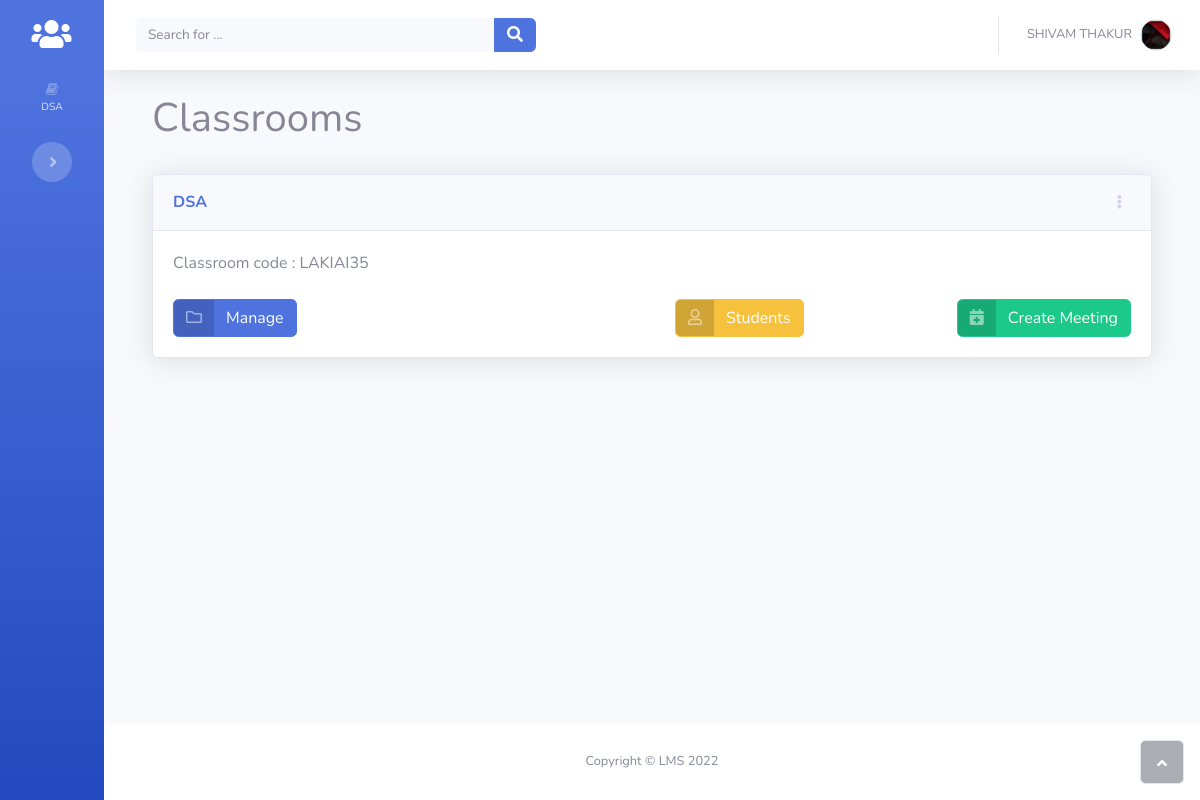
The page /teachers/ (signed in) on the database its author committed.
### accounts/models.py (models this page shows, shortened)
class Classroom(models.Model):
    teacher = models.ForeignKey(
        "Teacher",
        on_delete=models.CASCADE,
        blank=False,
        related_name='classrooms')
    subject = models.CharField(
        _("Subject Name"),
        max_length=50,
        blank=False)
    code = models.SlugField(
        _("Subject Code"),
        max_length=10,
        default=random_string,
        unique=True)
    semester = models.PositiveIntegerField(
        blank=False,
        default=1,
        validators=[
            MaxValueValidator(8),
            MinValueValidator(1)
        ]
    )
    created_timestamp = models.DateTimeField(
        default=timezone.now,
        editable=False)
    class Meta:
        verbose_name = _("Classroom")
        verbose_name_plural = _("Classrooms")

class User(AbstractUser):
    is_student = models.BooleanField('student status', default=False)
    is_teacher = models.BooleanField('teacher status', default=False)

### teachers/views.py (the view)
# urls.py: path("", DashboardView.as_view(), name="dashboard"),
class DashboardView(TeacherTestMixin, TemplateView):
    template_name = "teachers/dashboard.html"
    def get_context_data(self, **kwargs):
        context = super().get_context_data(**kwargs)
        context['classrooms'] = self.request.user.teachers.classrooms.all()
        return context

### teachers/mixins.py (called while the page is built)
    def test_func(self):
        return self.request.user.teachers is not None

### teachers/templates/teachers/dashboard.html (shortened to what this page needs)
{% extends 'teachers/base.html' %}
{% block content %}
<div class="container-fluid">
    <h1>Classrooms</h1>
    <br>
    {% for classrom in user.teachers.classrooms.all %}
    <div class="card shadow mb-4">
        <div class="card-header d-flex justify-content-between align-items-center">
            <h6 class="text-primary m-0 font-weight-bold">{{ classrom.subject }}</h6>
            <div class="dropdown no-arrow">
                <button class="btn btn-link btn-sm dropdown-toggle" aria-expanded="false" data-toggle="dropdown" type="button">
                    <i class="fas fa-ellipsis-v text-gray-400"></i>
                </button>
            </div>
        </div>
        <div class="card-body">
            <p class="m-0">Classroom code : {{ classrom.code }}<br></p>
            <br>
            <div class="row">
                <div class="col">
                    <a class="btn btn-primary btn-icon-split" role="button" href="{% url 'teachers:classroom_detail' code=classrom.code %}">
                        <span class="text-white-50 icon"><i class="far fa-folder"></i></span>
                        <span class="text-white text">Manage</span>
                    </a>
                </div>
                <div class="col text-right">
                    <a class="btn btn-warning btn-icon-split" role="button" href="{% url 'teachers:classroom_students' code=classrom.code %}">
                        <span class="text-white-50 icon"><i class="far fa-user"></i></span>
                        <span class="text-white text">Students</span>
                    </a>
                </div>
                <div class="col text-right">
                    <a class="btn btn-success btn-icon-split" role="button" href="{% url 'teachers:create_meeting' %}">
                        <span class="text-white-50 icon"><i class="fas fa-calendar-plus"></i></span>
                        <span class="text-white text">Create Meeting</span>
                    </a>
                </div>
            </div>
        </div>
    </div>
    {% endfor %}
</div>
{% endblock content %}

### teachers/templates/teachers/base.html (shortened to what this page needs)
<!DOCTYPE html> {% load static %}
<html>
<head>
    <link rel="stylesheet" href="{% static 'teachers/bootstrap/css/bootstrap.min.css' %}" />
    <link rel="stylesheet" href="https://use.fontawesome.com/releases/v5.12.0/css/all.css" />
    <link rel="stylesheet" href="https://cdnjs.cloudflare.com/ajax/libs/font-awesome/4.7.0/css/font-awesome.min.css" />
    <link rel="stylesheet" href="{% static 'teachers/fonts/fontawesome5-overrides.min.css' %}" />
</head>
<body id="page-top">
    <div id="wrapper">
        <nav class="navbar navbar-dark align-items-start sidebar sidebar-dark accordion bg-gradient-primary p-0  toggled">
            <div class="container-fluid d-flex flex-column p-0">
                <a class="navbar-brand d-flex justify-content-center align-items-center sidebar-brand m-0" href="{% url 'teachers:dashboard' %}">
                    <div class="sidebar-brand-icon"><i class="fas fa-users"></i></div>
                </a>
                <ul class="navbar-nav text-light" id="accordionSidebar">
                    {% for classrom in user.teachers.classrooms.all %}
                    <li class="nav-item">
                        <a class="nav-link" href="{% url 'teachers:classroom_detail' code=classrom.code %}"><i
                                class="fa fa-book"></i><span>{{ classrom.subject }}</span></a>
                    </li>
                    {% endfor %}
                </ul>
                <div class="text-center d-none d-md-inline">
                    <button class="btn rounded-circle border-0" id="sidebarToggle" type="button"></button>
                </div>
            </div>
        </nav>
        <div class="d-flex flex-column" id="content-wrapper">
            <div id="content">
                <nav class="navbar navbar-light navbar-expand bg-white shadow mb-4 topbar static-top">
                    <div class="container-fluid">
                        <form class="form-inline d-none d-sm-inline-block mr-auto ml-md-3 my-2 my-md-0 mw-100 navbar-search">
                            <div class="input-group">
                                <input class="bg-light form-control border-0 small" type="text" placeholder="Search for ..." />
                                <div class="input-group-append">
                                    <button class="btn btn-primary py-0" type="button">
                                        <i class="fas fa-search"></i>
                                    </button>
                                </div>
                            </div>
                        </form>
                        <ul class="navbar-nav flex-nowrap ml-auto">
                            <li class="nav-item dropdown no-arrow">
                                <div class="nav-item dropdown no-arrow">
                                    <a class="dropdown-toggle nav-link" aria-expanded="false" data-toggle="dropdown" href="#"><span
                                            class="d-none d-lg-inline mr-2 text-gray-600 small">{{user.first_name|upper}}
                                            {{user.last_name|upper}}</span><img
                                            class="rounded-circle border img-profile"
                                            src="{% static 'teachers/img/avatars/2022-04-21_15-55-27-569_lQA2GHZJMk.png' %}" /></a>
                                </div>
                            </li>
                        </ul>
                    </div>
                </nav>
                <div class="container">
                    {% block content %}{% endblock content %}
                </div>
            </div>
            <footer class="bg-white sticky-footer">
                <div class="container my-auto">
                    <div class="text-center my-auto copyright">
                        <span>Copyright © LMS 2022</span>
                    </div>
                </div>
            </footer>
        </div>
        <a class="border rounded d-inline scroll-to-top" href="#page-top"><i class="fas fa-angle-up"></i></a>
    </div>
</body>
</html>

### rows shown on the page
Classroom: subject "DSA", code "LAKIAI35"
User: first_name "SHIVAM", last_name "THAKUR"
